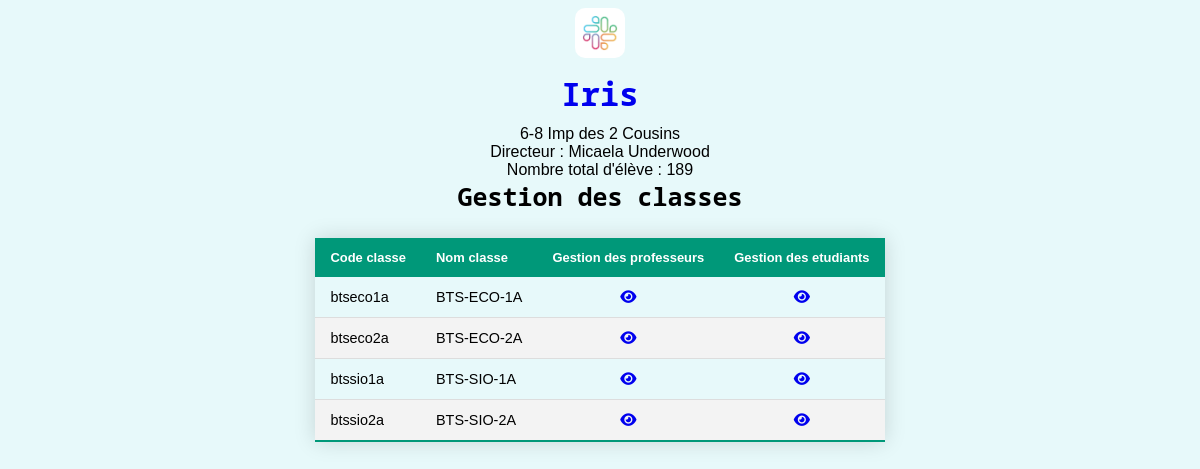
The page / on the database its author committed.
### tables this page shows
create table etablissement (
	id_etab int(3) not null auto_increment, 
	nom_etb varchar(128) not null,
	adr_etb varchar(128), 
	num_rue varchar(30), 
	ville_etb varchar(128),
	primary key(id_etab)
);

create table classe(
	code_classe varchar(8) not null,
	nom_classe varchar(128), 
	id_etab int(3) not null,
	primary key(code_classe),
	foreign key (id_etab) references etablissement(id_etab)

);

### controleur/config_db.php (called while the page is built)
<?php
	$serveur = "localhost";
	$bdd ="scolarite";
	$user ="root";
	$mdp ="";
?>

### controleur/config_env.php (called while the page is built)
<?php
	$idEtab = "1";
?>

### controleur/controleur.class.php (called while the page is built, shortened)
<?php
	require_once ("modele/modele.class.php");
	class Controleur
	{
		private $unModele ;
		public function __construct ($serveur, $bdd, $user, $mdp){
			$this->unModele= new Modele($serveur, $bdd, $user, $mdp);
		}
		public function selectAll ($chaine = "*", $filtre = "")
		{
			return $this->unModele->selectAll($chaine, $filtre);
		}
		public function setTableOrView ($uneTable)
		{
			$this->unModele->setTableOrView ($uneTable);
		}
	}
?>

### modele/modele.class.php (called while the page is built, shortened)
<?php
	class Modele
	{
		private $pdo;
		private $uneTable ;
		public function    __construct ($serveur, $bdd, $user, $mdp){
			$this->pdo = null;
			try{
$this->pdo = new PDO("mysql:host=".$serveur.";dbname=".$bdd,$user, $mdp);
			}
			catch (PDOException $exp)
			{
				echo "Erreur de connexion au SGBD";
			}
		}
		public function setTableOrView ($uneTable)
		{
			$this->uneTable =$uneTable;
		}
		public function selectAll ($chaine, $filtre = "")
		{
			$where = "";
			if($filtre != "")
				$where = " where ".$filtre;
			$requete = "select ".$chaine." from  ".$this->uneTable.$where;
			$select = $this->pdo->prepare ($requete);
			$select->execute();
			return $select->fetchAll ();
		}
	}
?>

### vue/vue_select_all_classes.php (the view)
<table class="styled-table" >
<thead>
	<tr>
		<th class="styled-table"> Code classe </th>
		<th class="styled-table"> Nom classe </th>
		<th class="styled-table"> Gestion des professeurs</th>
		<th class="styled-table"> Gestion des etudiants </th>
	</tr>
</thead>
<tbody>
	<?php
	foreach ($lesClasses as $uneClasse) {
		echo " <tr>
			<td> ".$uneClasse['code_classe']."</td>
			<td> ".$uneClasse['nom_classe']."</td>
			<td class=\"button\"> <a href=\"index.php?page=professeur&code_classe=".$uneClasse['code_classe']."\"><i class=\"fas fa-eye\"></i></a></td>
			<td class=\"button\"> <a href=\"index.php?page=etudiant&code_classe=".$uneClasse['code_classe']."\"><i class=\"fas fa-eye \"></i></a></td>
		</tr>";
	}
	?>
</tbody>
</table>

### index.php (shortened to what this page needs)
<?php
	require_once("controleur/controleur.class.php");
	require_once("controleur/config_db.php");
	require_once("controleur/config_env.php");
	$unControleur = new Controleur($serveur, $bdd, $user, $mdp);
	$unControleur->setTableOrView ("ViewInfoEta");
	$infoEta = $unControleur->selectAll("*", "id_etab=".$idEtab)[0];
?>
<!DOCTYPE html>
<html>
<head>
	<link rel="stylesheet" href="css/style.css">
</head>
<body class="index-page">
	<div class="container">
		<div class="title">
			<a href="index.php?page=classe">
				<img class="logo" src="images/logo.png" width="50" height="50">
			</a>
			<a href="index.php?page=classe">
				<h1 class="title_eta"> <?php echo $infoEta["nom_etb"] ?> </h1>
			</a>
		</div>
		<div class="eta-info">
			<div>
				<?php echo $infoEta["num_rue"]." ".$infoEta["adr_etb"] ?>
			</div>
			<div>
				Directeur : <?php echo $infoEta["prenom_user"]." ".$infoEta["nom_user"] ?>
			</div>
			<div>
				Nombre total d'élève : <?php echo $infoEta["count_etudiant"] ?>
			</div>
		</div>
	<?php
		if (isset($_GET['page'])) $page = $_GET['page'];
		else $page = "classe";
		switch($page){
			case "classe" : require_once("gestion_classes.php");
					 break;
		}
	?>
	</div>
</body>
</html>

### gestion_classes.php
<?php
	$unControleur->setTableOrView ("classe");
	$chaine = "*" ;
	$lesClasses = $unControleur->selectAll($chaine);
?>
<div class="child-container">
	<div class="child-info">
		<h3 class="titre_gestion"> Gestion des classes  </h3>
	</div>
</div>
<?php
	require_once ("vue/vue_select_all_classes.php");
?>

### css/style.css (style rules this page uses)
body.index-page { background-color: rgb(231, 249, 250); font-family: sans-serif; }
body.index-page a { text-decoration: none; }
.container { width: 70%; margin-left: auto; margin-right: auto; }
.container .title { width: 10%; margin-left: auto; margin-right: auto; text-align: center; }
.container .eta-info { text-align: center; }
.child-container { width: 50%; margin-left: auto; margin-right: auto; }
.child-container .child-info { text-align: center; }
.logo { border-radius:10px; }
.title_eta { margin-top: 10px; margin-bottom: 10px; font-family: 'Noto Sans Mono', monospace; }
.titre_gestion { font-family: 'Noto Sans Mono', monospace; font-size:25px; margin:0; }
.styled-table { border-collapse: collapse; margin: 25px 0; font-size: 0.9em; box-shadow: 0 0 20px rgba(0, 0, 0, 0.15); margin-left: auto; margin-right: auto; }
.styled-table thead tr { background-color: #009879; color: #ffffff; text-align: left; }
.styled-table th, .styled-table td { padding: 12px 15px; box-shadow: none; }
.styled-table td.button { text-align:center; }
.styled-table tbody tr { border-bottom: 1px solid #dddddd; }
.styled-table tbody tr:nth-of-type(even) { background-color: #f3f3f3; }
.styled-table tbody tr:last-of-type { border-bottom: 2px solid #009879; }

### rows shown on the page
etablissement: nom_etb "Iris", num_rue "6-8", adr_etb "Imp des 2 Cousins"
classe: code_classe "btseco1a", nom_classe "BTS-ECO-1A"
classe: code_classe "btseco2a", nom_classe "BTS-ECO-2A"
classe: code_classe "btssio1a", nom_classe "BTS-SIO-1A"
classe: code_classe "btssio2a", nom_classe "BTS-SIO-2A"

### other values the page prints
$infoEta["prenom_user"] "Micaela"
$infoEta["nom_user"] "Underwood"
$infoEta["count_etudiant"] "189"
